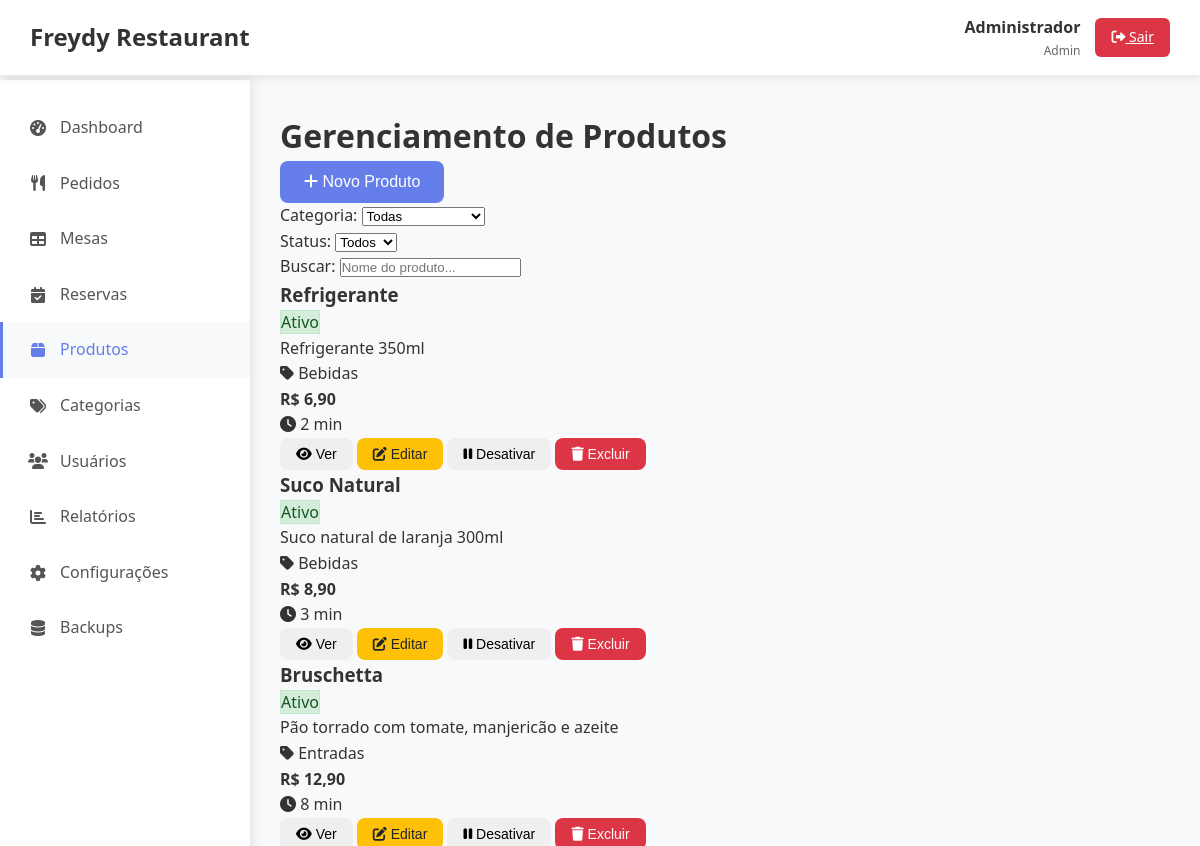
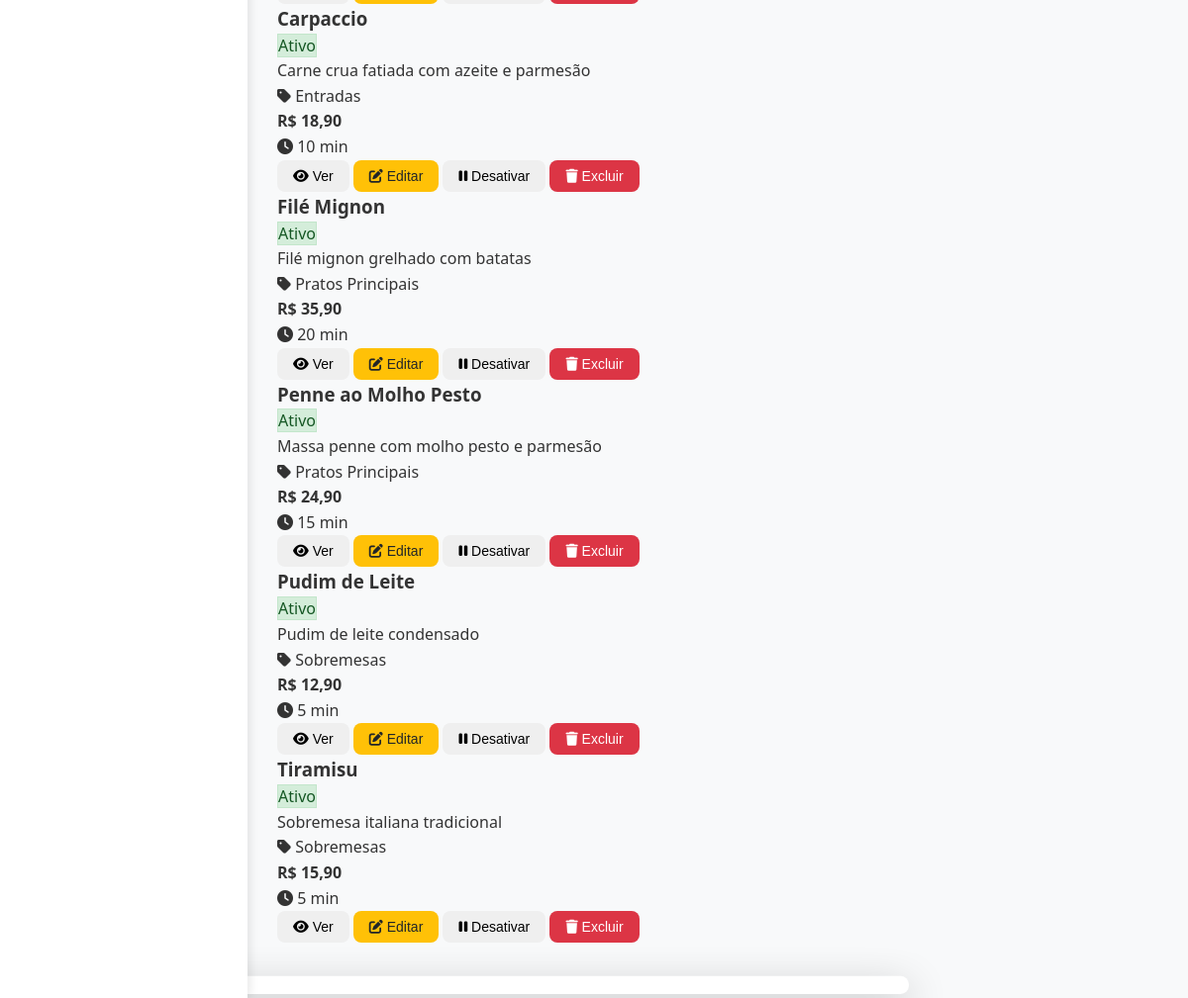
Page /produtos.php (signed in) on the committed database (2 pictures, top to bottom).
### tables this page shows
CREATE TABLE produtos (
    id INT AUTO_INCREMENT PRIMARY KEY,
    restaurante_id INT NOT NULL,
    categoria_id INT NOT NULL,
    nome VARCHAR(100) NOT NULL,
    descricao TEXT,
    preco DECIMAL(10,2) NOT NULL,
    tempo_preparo INT DEFAULT 15,  
    status ENUM('ativo', 'inativo') DEFAULT 'ativo',
    imagem_url VARCHAR(255),
    data_cadastro TIMESTAMP DEFAULT CURRENT_TIMESTAMP,
    data_atualizacao TIMESTAMP DEFAULT CURRENT_TIMESTAMP ON UPDATE CURRENT_TIMESTAMP,
    FOREIGN KEY (restaurante_id) REFERENCES restaurantes(id) ON DELETE CASCADE,
    FOREIGN KEY (categoria_id) REFERENCES categorias(id) ON DELETE CASCADE
);

CREATE TABLE categorias (
    id INT AUTO_INCREMENT PRIMARY KEY,
    restaurante_id INT NOT NULL,
    nome VARCHAR(50) NOT NULL,
    descricao TEXT,
    status ENUM('ativo', 'inativo') DEFAULT 'ativo',
    data_cadastro TIMESTAMP DEFAULT CURRENT_TIMESTAMP,
    FOREIGN KEY (restaurante_id) REFERENCES restaurantes(id) ON DELETE CASCADE
);

### config/database.php (called while the page is built, shortened)
<?php
class Database {
    private static $instance = null;
    private $connection;
    private $host = 'localhost';
    private $dbname = 'freydy_restaurant_db';
    private $username = 'root';
    private $password = 'root';
    private $charset = 'utf8mb4';
    private function __construct() {
        try {
            $dsn = "mysql:host={$this->host};dbname={$this->dbname};charset={$this->charset}";
            $options = [
                PDO::ATTR_ERRMODE => PDO::ERRMODE_EXCEPTION,
                PDO::ATTR_DEFAULT_FETCH_MODE => PDO::FETCH_ASSOC,
                PDO::ATTR_EMULATE_PREPARES => false,
            ];
            $this->connection = new PDO($dsn, $this->username, $this->password, $options);
        } catch (PDOException $e) {
            throw new Exception("Erro na conexão com o banco de dados: " . $e->getMessage());
        }
    }
    public static function getInstance() {
        if (self::$instance === null) {
            self::$instance = new self();
        }
        return self::$instance;
    }
    public function query($sql, $params = []) {
        try {
            $stmt = $this->connection->prepare($sql);
            $stmt->execute($params);
            return $stmt;
        } catch (PDOException $e) {
            throw new Exception("Erro na execução da query: " . $e->getMessage());
        }
    }
    public function fetchAll($sql, $params = []) {
        return $this->query($sql, $params)->fetchAll();
    }
}

### includes/auth.php (called while the page is built, shortened)
<?php
class Auth {
    public function estaLogado() {
        return isset($_SESSION['usuario_id']) && !empty($_SESSION['usuario_id']);
    }
    public function temPermissao($tiposPermitidos) {
        return in_array($_SESSION['usuario_tipo'], $tiposPermitidos);
    }
    public function getUsuario() {
        return [
            'id' => $_SESSION['usuario_id'],
            'nome' => $_SESSION['usuario_nome'],
            'email' => $_SESSION['usuario_email'],
            'tipo' => $_SESSION['usuario_tipo'],
            'restaurante_id' => $_SESSION['restaurante_id'],
            'restaurante_nome' => $_SESSION['restaurante_nome']
        ];
    }
    public function isGerente() {
        return $this->temPermissao(['admin', 'gerente']);
    }
}
$auth = new Auth();

### models/Produto.php (called while the page is built, shortened)
<?php
require_once __DIR__ . '/../config/database.php';
class Produto {
    private $db;
    public function __construct() {
        $this->db = Database::getInstance();
    }
    public function listarPorRestaurante($restauranteId, $categoriaId = null, $status = 'ativo') {
        $sql = "SELECT p.*, c.nome as categoria_nome
                FROM produtos p
                INNER JOIN categorias c ON p.categoria_id = c.id
                WHERE p.restaurante_id = ? AND p.status = ?";
        $params = [$restauranteId, $status];
        $sql .= " ORDER BY c.nome, p.nome";
        return $this->db->fetchAll($sql, $params);
    }
}

### produtos.php (the view, shortened to what this page needs)
<?php
require_once 'includes/auth.php';
$auth->requerLogin();
$usuario = $auth->getUsuario();
require_once 'models/Produto.php';
$produtoModel = new Produto();
$produtos = $produtoModel->listarPorRestaurante($usuario['restaurante_id']);
?>
<!DOCTYPE html>
<html lang="pt-BR">
<head>
    <link rel="stylesheet" href="assets/css/styles.css">
    <link rel="stylesheet" href="https://cdnjs.cloudflare.com/ajax/libs/font-awesome/6.0.0/css/all.min.css">
</head>
<body>
    <?php include 'includes/header.php'; ?>
    <div class="container">
        <?php include 'includes/sidebar.php'; ?>
        <main class="main-content">
            <div class="page-header">
                <h1>Gerenciamento de Produtos</h1>
                <button class="btn btn-primary" onclick="abrirModalNovoProduto()">
                    <i class="fas fa-plus"></i> Novo Produto
                </button>
            </div>
            <div class="filters-section">
                <div class="filter-group">
                    <label for="filtro-categoria">Categoria:</label>
                    <select id="filtro-categoria" onchange="filtrarProdutos()">
                        <option value="">Todas</option>
                    </select>
                </div>
                <div class="filter-group">
                    <label for="filtro-status">Status:</label>
                    <select id="filtro-status" onchange="filtrarProdutos()">
                        <option value="">Todos</option>
                    </select>
                </div>
                <div class="filter-group">
                    <label for="busca-produto">Buscar:</label>
                    <input type="text" id="busca-produto" placeholder="Nome do produto..." onkeyup="filtrarProdutos()">
                </div>
            </div>
            <div class="produtos-grid">
                <?php if (empty($produtos)): ?>
                    <div class="empty-state">
                        <i class="fas fa-box"></i>
                        <h3>Nenhum produto cadastrado</h3>
                        <p>Comece adicionando produtos ao seu cardápio.</p>
                    </div>
                <?php else: ?>
                    <?php foreach ($produtos as $produto): ?>
                        <div class="produto-card" data-categoria="<?php echo $produto['categoria_id']; ?>" data-status="<?php echo $produto['status']; ?>" data-nome="<?php echo strtolower($produto['nome']); ?>">
                            <div class="produto-header">
                                <h3><?php echo $produto['nome']; ?></h3>
                                <span class="status-badge status-<?php echo $produto['status']; ?>">
                                    <?php echo ucfirst($produto['status']); ?>
                                </span>
                            </div>
                            <div class="produto-info">
                                <p class="produto-descricao"><?php echo $produto['descricao']; ?></p>
                                <p class="produto-categoria">
                                    <i class="fas fa-tag"></i>
                                    <?php echo $produto['categoria_nome']; ?>
                                </p>
                                <p class="produto-preco">
                                    <strong>R$ <?php echo number_format($produto['preco'], 2, ',', '.'); ?></strong>
                                </p>
                                <p class="produto-tempo">
                                    <i class="fas fa-clock"></i>
                                    <?php echo $produto['tempo_preparo']; ?> min
                                </p>
                            </div>
                            <div class="produto-actions">
                                <button class="btn btn-sm btn-info" onclick="verDetalhesProduto(<?php echo $produto['id']; ?>)">
                                    <i class="fas fa-eye"></i> Ver
                                </button>
                                <button class="btn btn-sm btn-warning" onclick="editarProduto(<?php echo $produto['id']; ?>)">
                                    <i class="fas fa-edit"></i> Editar
                                </button>
                                <?php if ($produto['status'] == 'ativo'): ?>
                                    <button class="btn btn-sm btn-secondary" onclick="alterarStatusProduto(<?php echo $produto['id']; ?>, 'inativo')">
                                        <i class="fas fa-pause"></i> Desativar
                                    </button>
                                <?php else: ?>
                                    <button class="btn btn-sm btn-success" onclick="alterarStatusProduto(<?php echo $produto['id']; ?>, 'ativo')">
                                        <i class="fas fa-play"></i> Ativar
                                    </button>
                                <?php endif; ?>
                                <button class="btn btn-sm btn-danger" onclick="excluirProduto(<?php echo $produto['id']; ?>)">
                                    <i class="fas fa-trash"></i> Excluir
                                </button>
                            </div>
                        </div>
                    <?php endforeach; ?>
                <?php endif; ?>
            </div>
        </main>
    </div>
    <div id="modalProduto" class="modal">
        <div class="modal-content">
            <span class="close">&times;</span>
        </div>
    </div>
</body>
</html>

### includes/header.php
<header class="header">
    <div class="header-brand">
        <h1>Freydy Restaurant</h1>
    </div>
    <div class="header-user">
        <div class="user-info">
            <div class="user-name"><?php echo htmlspecialchars($usuario['nome']); ?></div>
            <div class="user-role"><?php echo ucfirst($usuario['tipo']); ?></div>
        </div>
        <a href="logout.php" class="logout-btn">
            <i class="fas fa-sign-out-alt"></i> Sair
        </a>
    </div>
</header>

### includes/sidebar.php
<nav class="sidebar">
    <div class="sidebar-nav">
        <a href="dashboard.php" class="<?php echo basename($_SERVER['PHP_SELF']) == 'dashboard.php' ? 'active' : ''; ?>">
            <i class="fas fa-tachometer-alt"></i>
            Dashboard
        </a>
        <a href="pedidos.php" class="<?php echo basename($_SERVER['PHP_SELF']) == 'pedidos.php' ? 'active' : ''; ?>">
            <i class="fas fa-utensils"></i>
            Pedidos
        </a>
        <a href="mesas.php" class="<?php echo basename($_SERVER['PHP_SELF']) == 'mesas.php' ? 'active' : ''; ?>">
            <i class="fas fa-table"></i>
            Mesas
        </a>
        <a href="reservas.php" class="<?php echo basename($_SERVER['PHP_SELF']) == 'reservas.php' ? 'active' : ''; ?>">
            <i class="fas fa-calendar-check"></i>
            Reservas
        </a>
        <a href="produtos.php" class="<?php echo basename($_SERVER['PHP_SELF']) == 'produtos.php' ? 'active' : ''; ?>">
            <i class="fas fa-box"></i>
            Produtos
        </a>
        <a href="categorias.php" class="<?php echo basename($_SERVER['PHP_SELF']) == 'categorias.php' ? 'active' : ''; ?>">
            <i class="fas fa-tags"></i>
            Categorias
        </a>
        <?php if ($auth->isGerente()): ?>
        <a href="usuarios.php" class="<?php echo basename($_SERVER['PHP_SELF']) == 'usuarios.php' ? 'active' : ''; ?>">
            <i class="fas fa-users"></i>
            Usuários
        </a>
        <a href="relatorios.php" class="<?php echo basename($_SERVER['PHP_SELF']) == 'relatorios.php' ? 'active' : ''; ?>">
            <i class="fas fa-chart-bar"></i>
            Relatórios
        </a>
        <a href="configuracoes.php" class="<?php echo basename($_SERVER['PHP_SELF']) == 'configuracoes.php' ? 'active' : ''; ?>">
            <i class="fas fa-cog"></i>
            Configurações
        </a>
        <a href="backups.php" class="<?php echo basename($_SERVER['PHP_SELF']) == 'backups.php' ? 'active' : ''; ?>">
            <i class="fas fa-database"></i>
            Backups
        </a>
        <?php endif; ?>
    </div>
</nav>

### assets/css/styles.css (style rules this page uses)
* { margin: 0; padding: 0; box-sizing: border-box; }
body { font-family: 'Segoe UI', Tahoma, Geneva, Verdana, sans-serif; line-height: 1.6; color: #333; background-color: #f8f9fa; }
.btn { display: inline-block; padding: 12px 24px; border: none; border-radius: 8px; font-size: 16px; font-weight: 500; text-decoration: none; cursor: pointer; transition: all 0.3s ease; text-align: center; }
.btn-primary { background-color: #667eea; color: white; }
.btn-warning { background-color: #ffc107; color: #212529; }
.btn-danger { background-color: #dc3545; color: white; }
.btn-sm { padding: 8px 16px; font-size: 14px; }
.container { display: flex; min-height: 100vh; }
.header { background: white; box-shadow: 0 2px 10px rgba(0, 0, 0, 0.1); padding: 15px 30px; display: flex; justify-content: space-between; align-items: center; position: fixed; top: 0; left: 0; right: 0; z-index: 1000; }
.header h1 { color: #333; font-size: 1.5rem; }
.header-user { display: flex; align-items: center; gap: 15px; }
.user-info { text-align: right; }
.user-name { font-weight: 600; color: #333; }
.user-role { font-size: 12px; color: #666; }
.logout-btn { background: #dc3545; color: white; border: none; padding: 8px 16px; border-radius: 6px; cursor: pointer; font-size: 14px; }
.sidebar { width: 250px; background: white; box-shadow: 2px 0 10px rgba(0, 0, 0, 0.1); position: fixed; top: 80px; left: 0; bottom: 0; overflow-y: auto; z-index: 999; }
.sidebar-nav { padding: 20px 0; }
.sidebar-nav a { display: flex; align-items: center; padding: 15px 25px; color: #555; text-decoration: none; transition: all 0.3s ease; border-left: 3px solid transparent; }
.sidebar-nav a:hover, .sidebar-nav a.active { background-color: #f8f9fa; color: #667eea; border-left-color: #667eea; }
.sidebar-nav i { margin-right: 12px; width: 20px; text-align: center; }
.main-content { flex: 1; margin-left: 250px; margin-top: 80px; padding: 30px; }
.modal-content { background: white; border-radius: 12px; box-shadow: 0 20px 60px rgba(0, 0, 0, 0.3); max-width: 90%; max-height: 90%; overflow: hidden; transform: scale(0.7); transition: transform 0.3s ease; }
.status-badge.status-ativo { background: #d4edda; color: #155724; border: 1px solid #c3e6cb; }

### rows in the picture
produtos: nome "Refrigerante", status "Ativo", descricao "Refrigerante 350ml", categoria.nome "Bebidas", preco "6,90", tempo_preparo "2"
produtos: nome "Suco Natural", status "Ativo", descricao "Suco natural de laranja 300ml", categoria.nome "Bebidas", preco "8,90", tempo_preparo "3"
produtos: nome "Bruschetta", status "Ativo", descricao "Pão torrado com tomate, manjericão e azeite", categoria.nome "Entradas", preco "12,90", tempo_preparo "8"
produtos: nome "Carpaccio", status "Ativo", descricao "Carne crua fatiada com azeite e parmesão", categoria.nome "Entradas", preco "18,90", tempo_preparo "10"
produtos: nome "Filé Mignon", status "Ativo", descricao "Filé mignon grelhado com batatas", categoria.nome "Pratos Principais", preco "35,90", tempo_preparo "20"
produtos: nome "Penne ao Molho Pesto", status "Ativo", descricao "Massa penne com molho pesto e parmesão", categoria.nome "Pratos Principais", preco "24,90", tempo_preparo "15"
produtos: nome "Pudim de Leite", status "Ativo", descricao "Pudim de leite condensado", categoria.nome "Sobremesas", preco "12,90", tempo_preparo "5"
produtos: nome "Tiramisu", status "Ativo", descricao "Sobremesa italiana tradicional", categoria.nome "Sobremesas", preco "15,90", tempo_preparo "5"

### other values in the picture
$usuario['nome'] "Administrador"
$usuario['tipo'] "Admin"
